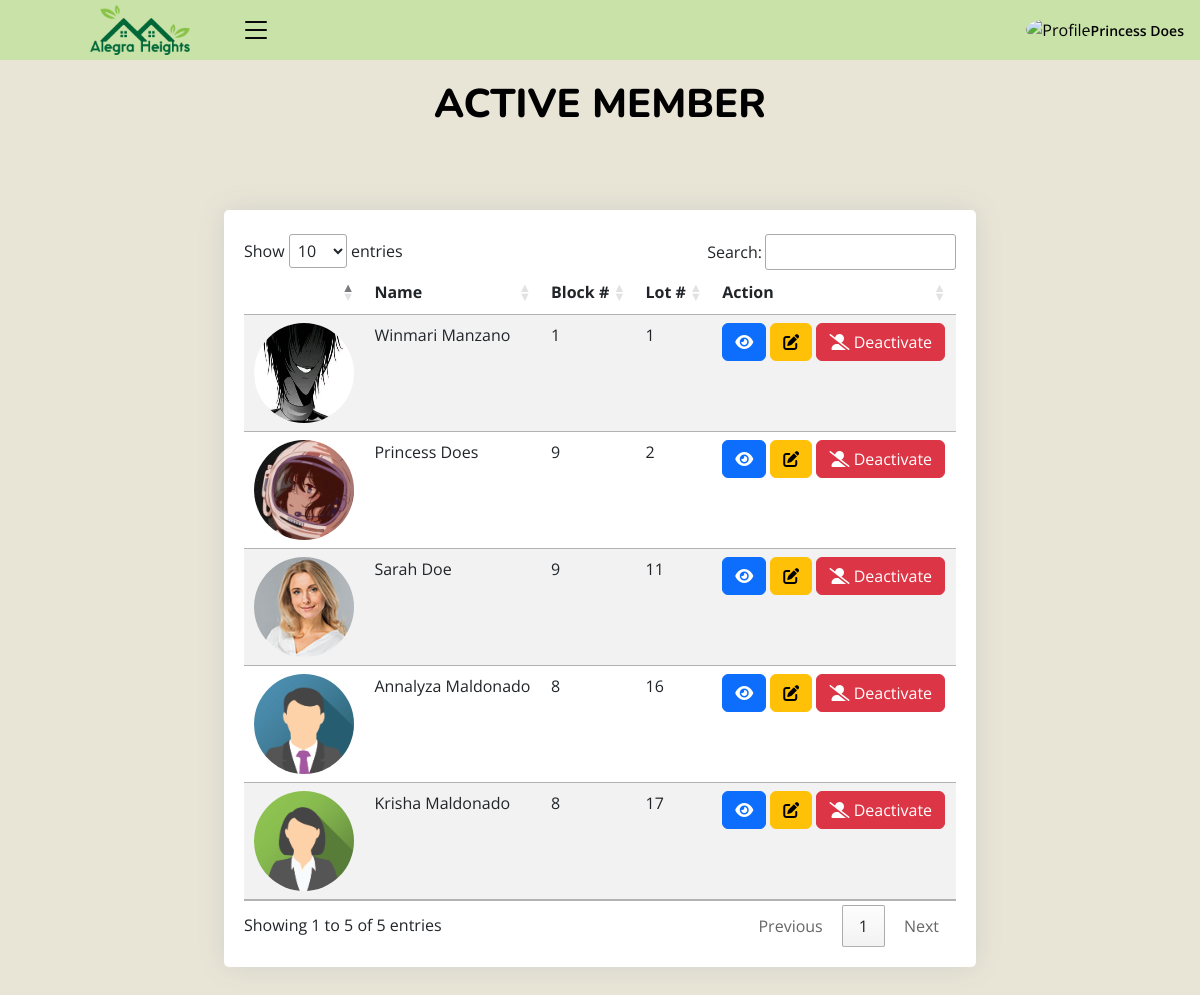
/admin/in_member.php (signed in), run on the app's committed database.
### tables this page shows
CREATE TABLE `members` (
  `id` int(10) NOT NULL,
  `block_number` int(10) NOT NULL,
  `lot_number` int(10) NOT NULL,
  `first_name` varchar(100) NOT NULL,
  `mid_name` varchar(250) NOT NULL,
  `last_name` varchar(100) NOT NULL,
  `gender` varchar(250) NOT NULL,
  `contact` varchar(250) NOT NULL,
  `username` varchar(250) NOT NULL,
  `password` varchar(250) NOT NULL,
  `user_image` varchar(250) NOT NULL,
  `status` int(11) NOT NULL DEFAULT 1,
  `date_added` date DEFAULT current_timestamp(),
  `household_id` int(11) DEFAULT NULL,
  `membership_plan` varchar(255) DEFAULT 'Monthly',
  `residence_type` varchar(255) DEFAULT 'Homeowner'
);

### admin/class/adminback.php (called while the page is built, shortened)
<?php
class  adminback
{
    private $connection;
    function __construct()
    {
        $dbhost = "localhost";
        $dbuser = "root";
        $dbpass = "";
        $dbname = "alegra_heights_db";
        $this->connection = mysqli_connect($dbhost, $dbuser, $dbpass, $dbname);
    }
    function display_memberin()
    {
        $query = "SELECT * FROM `members` WHERE `status` = 1 ORDER BY `lot_number` ASC";
        if (mysqli_query($this->connection, $query)) {
            $mem_info = mysqli_query($this->connection, $query);
            return $mem_info;
        }
    }
}

### admin/in_member.php (the view, shortened to what this page needs)
<?php
include_once("class/adminback.php");
$obj = new adminback();
$members = $obj->display_memberin();
?>
<!DOCTYPE html>
<html lang="en">
<?php include('header.php')?>
    <link rel="stylesheet" href="https://cdn.datatables.net/1.13.4/css/jquery.dataTables.min.css">
    <link rel="stylesheet" href="https://cdn.datatables.net/searchpanes/2.1.2/css/searchPanes.dataTables.min.css">
    <link rel="stylesheet" href="https://cdn.datatables.net/searchpanes/2.1.2/js/dataTables.searchPanes.min.js">
<body class="toggle-sidebar">
<?php include('headnav.php')?>
<main id="main" class="main">
<div class="pagetitle">
  <h1>ACTIVE MEMBER</h1>
  <br>
</div>
<section class="section">
  <div class="row">
    <div style="margin: auto;" class="col-lg-8">
    <br>
    <br>
      <div class="card">
        <div class="card-body">
            <br>
          <div class="table-wrapper">
          <table id="example" class="table table-striped table-hover datatable">
            <thead>
                <th scope="col"></th>
                <th scope="col">Name</th>
                <th scope="col">Block #</th>
                <th scope="col">Lot #</th>
                <th scope="col">Action</th>
            </thead>
            <tbody>
            <?php
    while ($mem = mysqli_fetch_assoc($members)){
        ?>
              <tr>
                <th scope="row"><img style="border-radius: 50%; width: 100px; height: 100px;" src="user_img/<?php echo $mem['user_image']; ?>" alt=""></th>
                <td><?php echo $mem['first_name']." ".$mem['last_name'] ?></td>
                <td><?php echo $mem['block_number']; ?></td>
                <td><?php echo $mem['lot_number']; ?></td>
                <td>
                <a href="view_member.php?status=view&&id=<?php echo $mem['id'] ?>" type="button" class="btn btn-primary"><i class="fa-solid fa-eye"></i></a>
                <a href="view_member.php?status=view&&id=<?php echo $mem['id'] ?>" type="button" class="btn btn-warning"><i class="fa-solid fa-pen-to-square"></i></a>
                <a href="?status=update&&id=<?php echo $mem['id'] ?>" onclick="return confirm('Are you sure you want to move this member to the inactive list?')"  type="button" class="btn btn-danger"><i class="fa-solid fa-user-large-slash"></i> Deactivate</button></a>
                </td>
              </tr>
            <?php
            }
              ?>
            </tbody>
          </table>
          </div>
        </div>
      </div>
    </div>
  </div>
</section>
</main>
</body>
</html>

### admin/assets/css/style.css (style rules this page uses)
:root { scroll-behavior: smooth; }
body { font-family: "Open Sans", sans-serif; background: #E9E5D6; color: #000000; }
a { color: #4154f1; text-decoration: none; }
h1, h2, h3, h4, h5, h6 { font-family: "Nunito", sans-serif; }
#main { margin-top: 60px; padding: 20px 30px; transition: all 0.3s; }
.pagetitle { margin-bottom: 10px; text-align: center; }
.pagetitle h1 { font-size: 40px; margin-bottom: 0; font-weight: 800; color: #000000; }
.card { margin-bottom: 30px; border: none; border-radius: 5px; box-shadow: 0px 0 30px rgba(1, 41, 112, 0.1); }
.card-body { padding: 0 20px 20px 20px; }
@media (min-width: 1200px) { #main, #footer { margin-left: 300px; } }
@media (min-width: 1200px) { .toggle-sidebar #main, .toggle-sidebar #footer { margin-left: 0; } }

### data on the page
members: user_image (picture), first_name "Winmari", last_name "Manzano", block_number "1", lot_number "1"
members: user_image (picture), first_name "Princess", last_name "Does", block_number "9", lot_number "2"
members: user_image (picture), first_name "Sarah", last_name "Doe", block_number "9", lot_number "11"
members: user_image (picture), first_name "Annalyza", last_name "Maldonado", block_number "8", lot_number "16"
members: user_image (picture), first_name "Krisha", last_name "Maldonado", block_number "8", lot_number "17"

### other printed values
$_SESSION['name'] "Princess Does"
